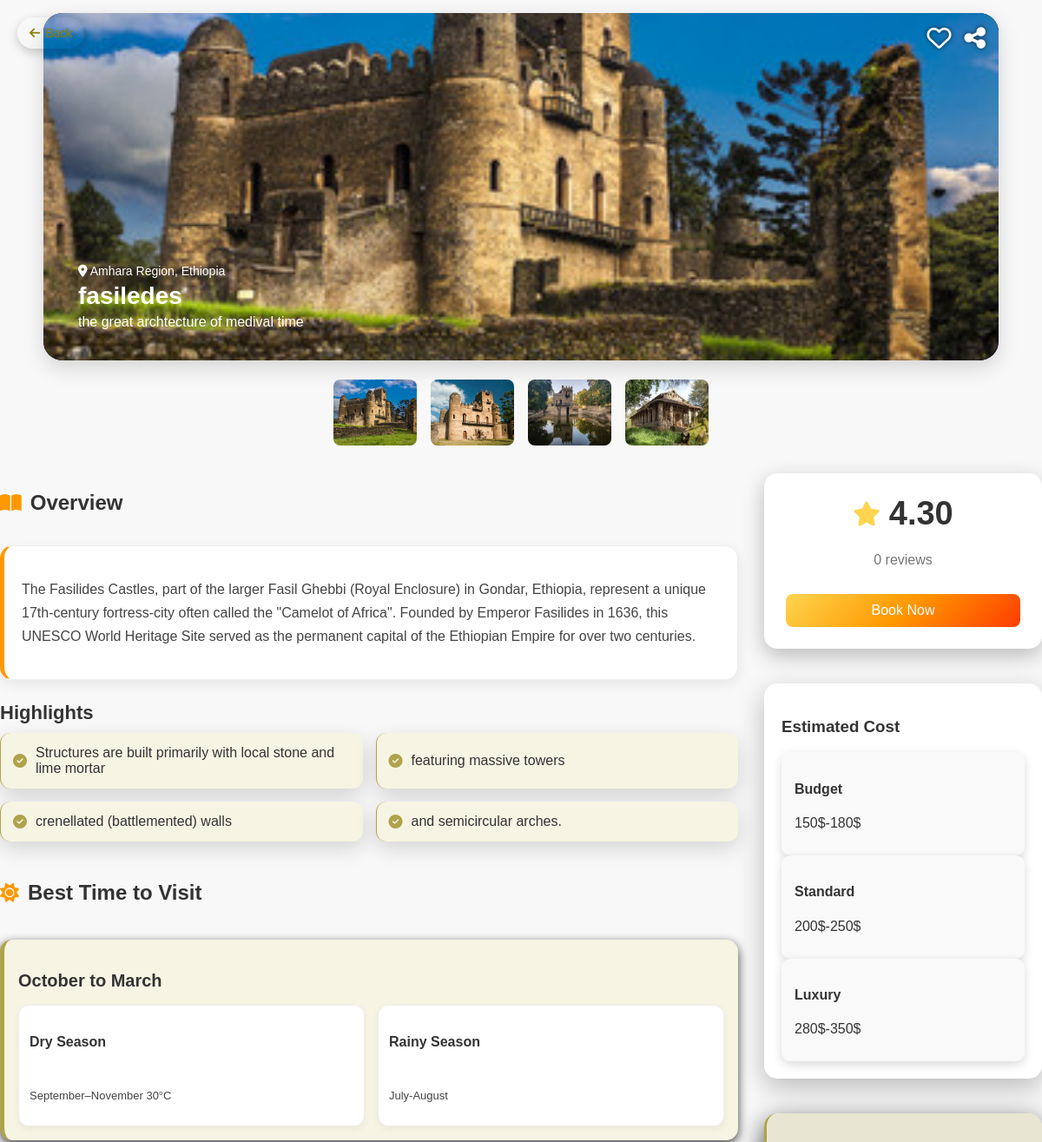
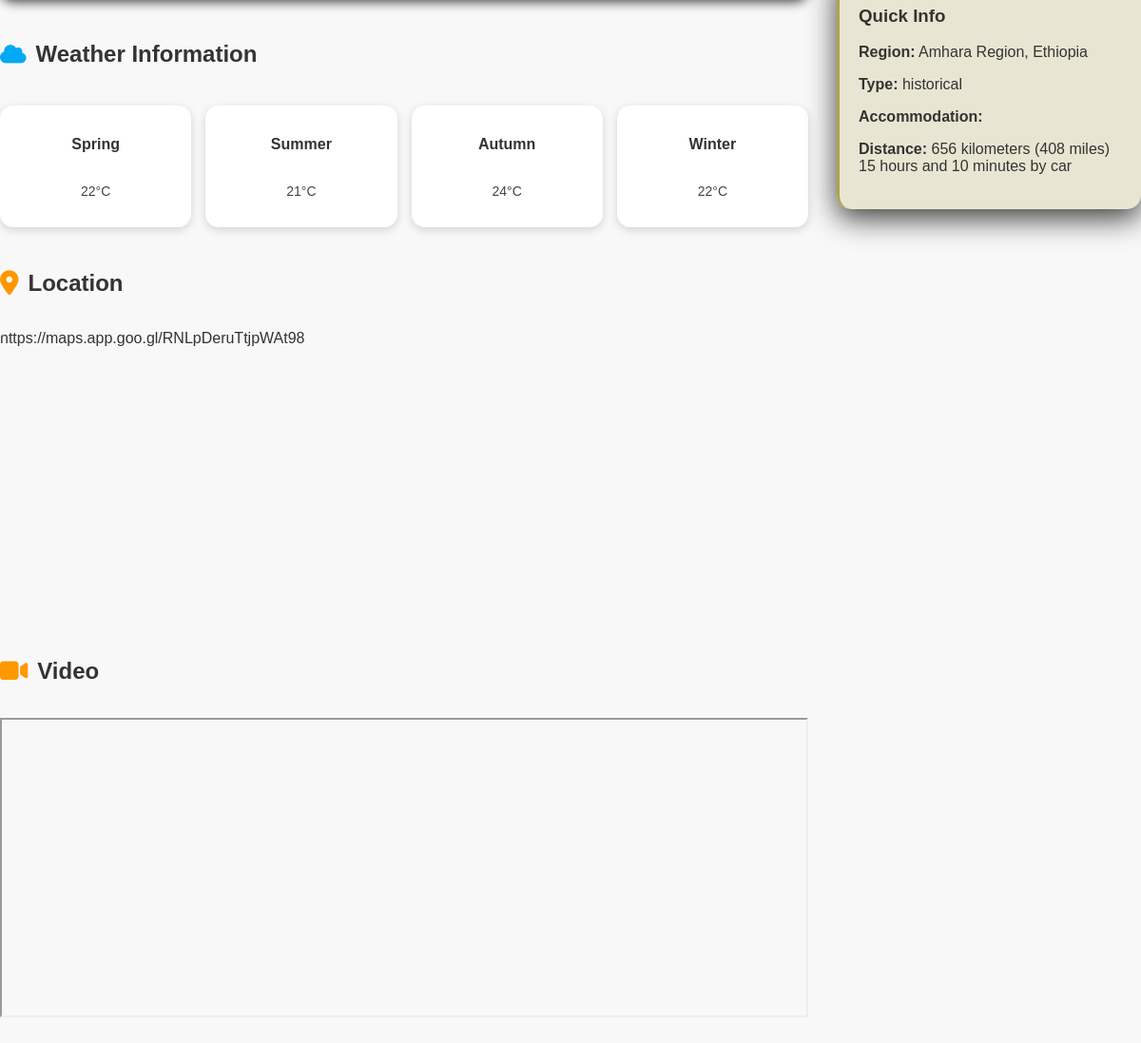
The page /admin/view_destination.php?id=3&source=home on the database its author committed (2 pictures, top to bottom).
### tables this page shows
CREATE TABLE `destinations` (
  `id` int(11) NOT NULL,
  `name` varchar(100) DEFAULT NULL,
  `tagline` varchar(255) DEFAULT NULL,
  `region` varchar(100) DEFAULT NULL,
  `type` enum('adventure','cultural','religious','historical','nature') DEFAULT NULL,
  `description` text DEFAULT NULL,
  `highlights` text DEFAULT NULL,
  `best_time` varchar(100) DEFAULT NULL,
  `dry_season` varchar(255) DEFAULT NULL,
  `rainy_season` varchar(255) DEFAULT NULL,
  `spring_weather` varchar(100) DEFAULT NULL,
  `summer_weather` varchar(100) DEFAULT NULL,
  `autumn_weather` varchar(100) DEFAULT NULL,
  `winter_weather` varchar(100) DEFAULT NULL,
  `average_cost` decimal(10,2) DEFAULT NULL,
  `budget_cost` varchar(50) DEFAULT NULL,
  `standard_cost` varchar(50) DEFAULT NULL,
  `luxury_cost` varchar(50) DEFAULT NULL,
  `accommodation` varchar(255) DEFAULT NULL,
  `rating` decimal(3,2) DEFAULT 0.00,
  `reviews` int(11) DEFAULT 0,
  `distance_info` varchar(255) DEFAULT NULL,
  `map_location` text DEFAULT NULL,
  `video_url` varchar(255) DEFAULT NULL,
  `image` varchar(255) DEFAULT NULL,
  `image2` varchar(255) DEFAULT NULL,
  `image3` varchar(255) DEFAULT NULL,
  `image4` varchar(255) DEFAULT NULL
);

### admin/view_destination.php (the view, shortened to what this page needs)
<?php
$conn = new mysqli("localhost", "root", "", "travel_db");
$id = $_GET['id'] ?? 0;
$sql = "SELECT * FROM destinations WHERE id = $id";
$result = $conn->query($sql);
$row = $result->fetch_assoc();
$highlights = !empty($row['highlights']) ? explode(",", $row['highlights']) : [];
?>
<!DOCTYPE html>
<html lang="en">
<head>
    <link rel="stylesheet" href="lalibela.css">
    <link rel="stylesheet" href="https://cdnjs.cloudflare.com/ajax/libs/font-awesome/6.5.0/css/all.min.css">
</head>
<body>
<?php
$source = isset($_GET['source']) ? $_GET['source'] : 'admin';
if ($source == 'home') {
    $back_url = "../index.php";
} elseif ($source == 'public') {
    $back_url = "../destination.php";
} else {
    $back_url = "destinations.php";
}
?>
<a href="<?php echo $back_url; ?>" class="back-btn">
    <i class="fas fa-arrow-left"></i> Back
</a>
<section class="image-header">
    <div class="image-container">
        <img class="main-img" src="../uploads/<?php echo $row['image']; ?>">
        <div class="top-icons">
            <span class="fa-regular fa-heart"></span>
            <span class="fa-solid fa-share-nodes"></span>
        </div>
        <div class="text-overlay">
            <div class="location">
                <i class="fas fa-map-marker-alt"></i>
                <?php echo $row['region']; ?>
            </div>
            <h2 class="place-name"><?php echo $row['name']; ?></h2>
            <p class="tagline"><?php echo $row['tagline']; ?></p>
        </div>
    </div>
</section>
<section class="gallery-section">
    <div class="gallery-container">
        <?php
        $images = array_filter([$row['image'], $row['image2'], $row['image3'], $row['image4']]);
        foreach($images as $img):
        ?>
            <div class="gallery-item">
                <img src="../uploads/<?php echo $img; ?>">
            </div>
        <?php endforeach; ?>
    </div>
</section>
<section class="details-section">
<div class="left-side">
    <div class="overview">
        <div class="overview-header">
            <i class="fa-solid fa-book-open"></i>
            <h2>Overview</h2>
        </div>
        <div class="overview-card">
            <p><?php echo $row['description']; ?></p>
        </div>
    </div>
    <div class="highlights-section">
        <div class="highlights-title">Highlights</div>
        <div class="highlights-grid">
            <?php foreach($highlights as $h): ?>
            <div class="highlight-card">
                <i class="fas fa-check-circle"></i>
                <span><?php echo trim($h); ?></span>
            </div>
            <?php endforeach; ?>
        </div>
    </div>
    <div class="best-time-section">
        <div class="best-time-header">
            <i class="fa-solid fa-sun"></i>
            <h2>Best Time to Visit</h2>
        </div>
        <div class="best-time-card">
            <h3><?php echo $row['best_time']; ?></h3>
            <div class="sub-cards-grid">
                <div class="sub-card">
                    <h4>Dry Season</h4>
                    <p><?php echo $row['dry_season']; ?></p>
                </div>
                <div class="sub-card">
                    <h4>Rainy Season</h4>
                    <p><?php echo $row['rainy_season']; ?></p>
                </div>
            </div>
        </div>
    </div>
    <div class="weather-section">
        <div class="weather-header">
            <i class="fa-solid fa-cloud"></i>
            <h2>Weather Information</h2>
        </div>
        <div class="weather-grid">
            <div class="weather-card"><h3>Spring</h3><p><?php echo $row['spring_weather']; ?></p></div>
            <div class="weather-card"><h3>Summer</h3><p><?php echo $row['summer_weather']; ?></p></div>
            <div class="weather-card"><h3>Autumn</h3><p><?php echo $row['autumn_weather']; ?></p></div>
            <div class="weather-card"><h3>Winter</h3><p><?php echo $row['winter_weather']; ?></p></div>
        </div>
    </div>
    <div class="location-map-section">
        <div class="location-map-header">
            <i class="fa-solid fa-location-dot"></i>
            <h2>Location</h2>
        </div>
        <div class="map-container">
            <?php echo $row['map_location']; ?>
        </div>
    </div>
    <div class="video-gallery-section">
        <div class="video-gallery-header">
            <i class="fa-solid fa-video"></i>
            <h2>Video</h2>
        </div>
        <iframe width="100%" height="315" src="<?php echo $row['video_url']; ?>" allowfullscreen></iframe>
    </div>
</div>
<div class="right-side">
    <div class="rating-card">
        <div class="rating-top">
            <i class="fa-solid fa-star"></i>
            <span class="rating-number"><?php echo $row['rating']; ?></span>
        </div>
        <p class="reviews"><?php echo $row['reviews']; ?> reviews</p>
        <button class="book-btn">Book Now</button>
    </div>
    <div class="travel-cost-card">
        <h3>Estimated Cost</h3>
        <div class="plan"><h4>Budget</h4><p><?php echo $row['budget_cost']; ?></p></div>
        <div class="plan"><h4>Standard</h4><p><?php echo $row['standard_cost']; ?></p></div>
        <div class="plan"><h4>Luxury</h4><p><?php echo $row['luxury_cost']; ?></p></div>
    </div>
    <div class="quick-info-card">
        <h3>Quick Info</h3>
        <p><b>Region:</b> <?php echo $row['region']; ?></p>
        <p><b>Type:</b> <?php echo $row['type']; ?></p>
        <p><b>Accommodation:</b> <?php echo $row['accommodation']; ?></p>
        <p><b>Distance:</b> <?php echo $row['distance_info']; ?></p>
    </div>
</div>
</section>
</body>
</html>

### rows shown on the page
destinations: image (picture), region "Amhara Region, Ethiopia", name "fasiledes", tagline "the great archtecture of medival time", image2 (picture), image3 (picture), image4 (picture), description "The Fasilides Castles, part of the larger Fasil Ghebbi (Royal Enclosure) in Gondar, Ethiopia, represent a unique 17th-century fortress-city often called the \"Camelot of Africa\". Founded by Emperor Fasilides in 1636, this UNESCO World Heritage Site served as the permanent capital of the Ethiopian Empire for over two centuries.", highlights "Structures are built primarily with local stone and lime mortar", highlights "featuring massive towers", highlights "crenellated (battlemented) walls", highlights "and semicircular arches.", best_time "October to March", dry_season "September–November 30°C", rainy_season "July-August", spring_weather "22°C", summer_weather "21°C", autumn_weather "24°C", winter_weather "22°C", map_location "https://maps.app.goo.gl/RNLpDeruTtjpWAt98", rating "4.30", reviews "0", budget_cost "150$-180$", standard_cost "200$-250$", luxury_cost "280$-350$", type "historical", distance_info "656 kilometers (408 miles) 15 hours and 10 minutes by car"
